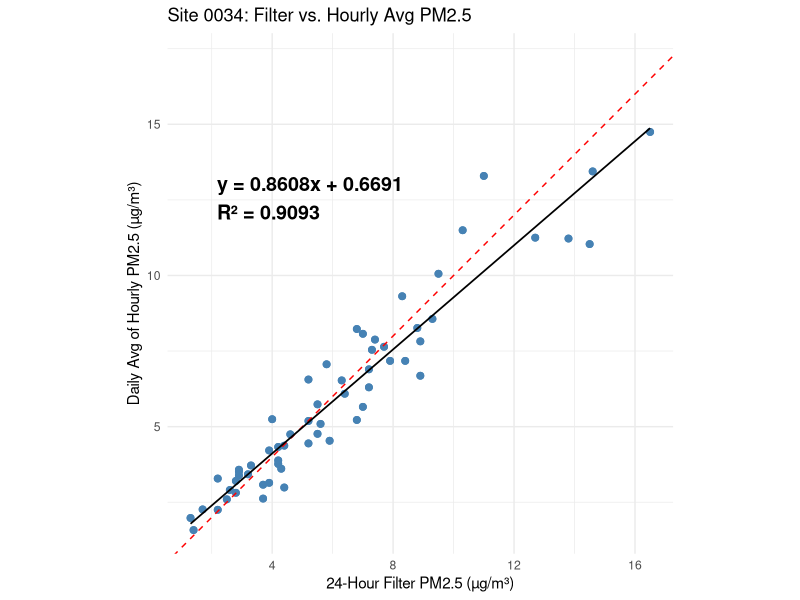
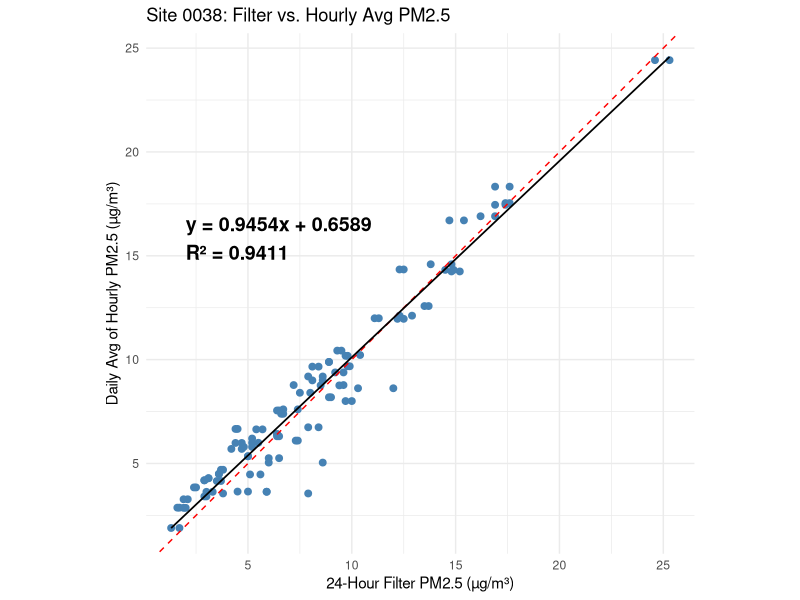
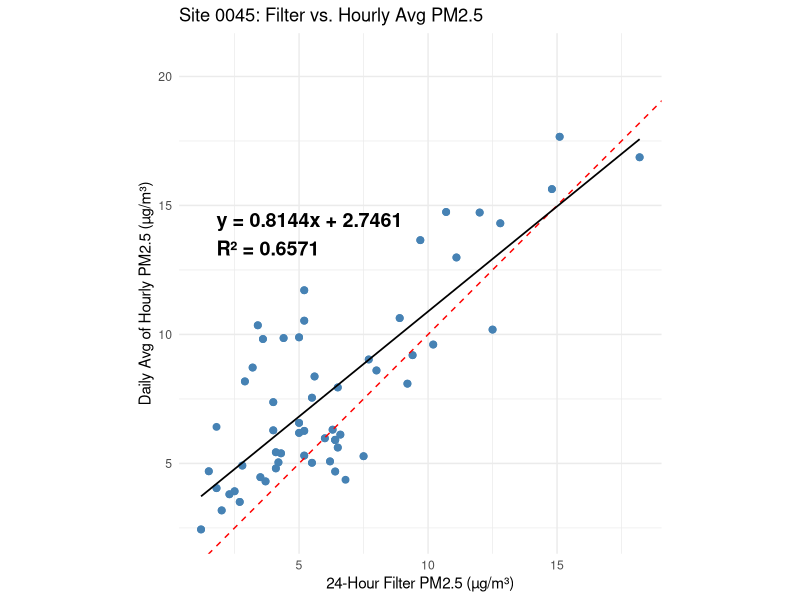
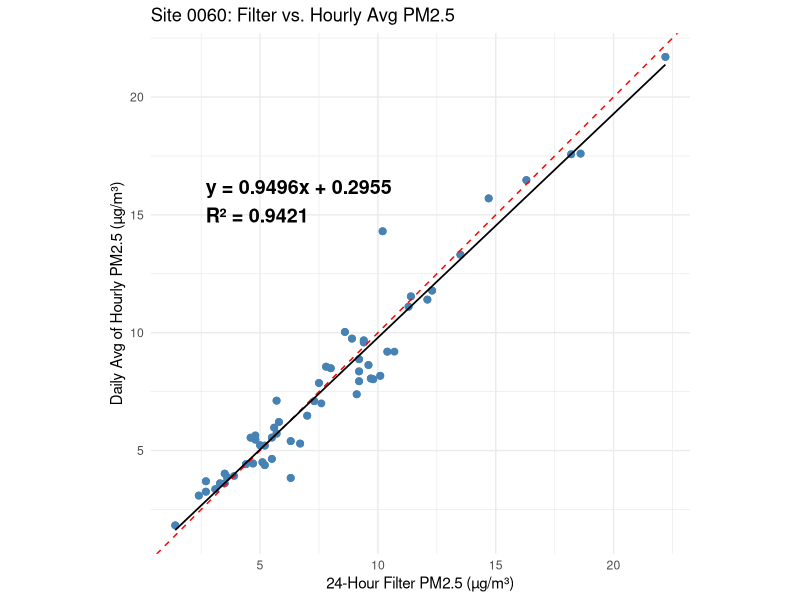
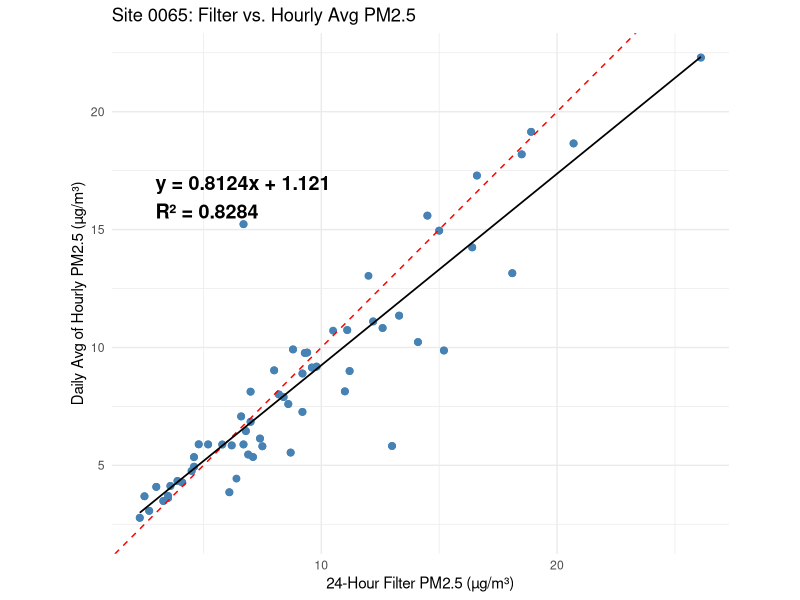
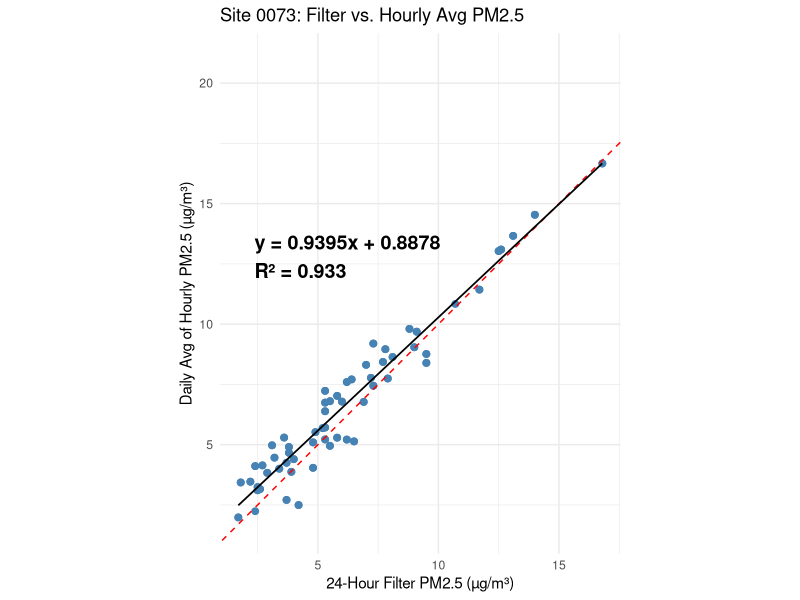
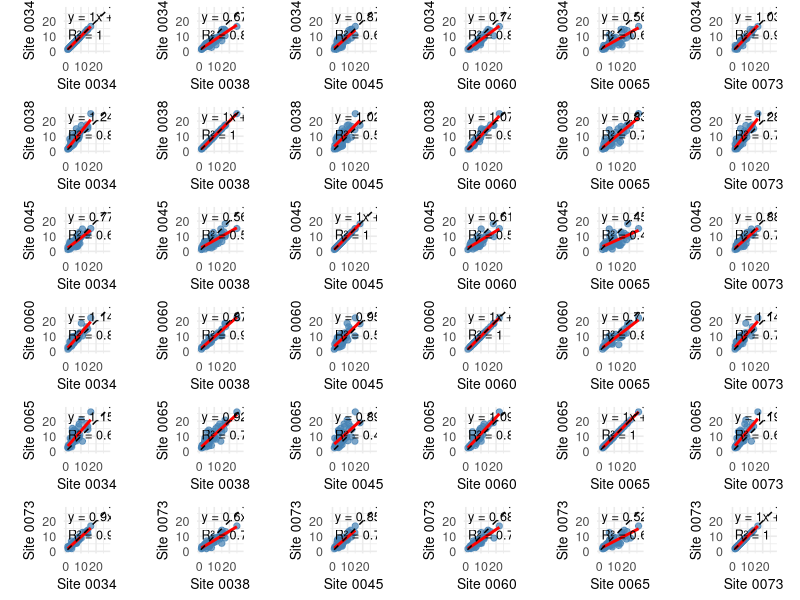

Generate these figures, in order, with R:
## ---- chunk 1
knitr::opts_chunk$set(echo = TRUE)
## ---- chunk 2
# Load required library
library(readr)
library(dplyr)

# Step 1: Read in Site 0034 
df_0034 <- read_csv("epa_pm25_site_0034.csv")

# Preview structure
glimpse(df_0034)

# Select only 24-hour data
df_0034_24hr <- df_0034 %>%
  filter(sample_duration == "24 HOUR") %>%
  select(date_local, sample_measurement) %>%
  rename(PM25_0034F = sample_measurement)

# Preview
head(df_0034_24hr)

# Average duplicate entries by date
df_0034_24hr_avg <- df_0034_24hr %>%
  group_by(date_local) %>%
  summarise(PM25_0034F = mean(PM25_0034F, na.rm = TRUE), .groups = "drop")

# Select only 1-hour data
df_0034_1hr <- df_0034 %>%
  filter(sample_duration == "1 HOUR") %>%
  select(date_local, time_local, sample_measurement) %>%
  rename(PM25_0034H = sample_measurement)

head(df_0034_1hr)

# Daily averages from the 1-hour data
df_0034_1hr_avg <- df_0034_1hr %>%
  group_by(date_local) %>%
  summarise(PM25_0034H = mean(PM25_0034H, na.rm = TRUE), .groups = "drop")

## ---- chunk 3
# Load required library
library(readr)
library(dplyr)

# Step 1: Read in Site 0038
df_0038 <- read_csv("epa_pm25_site_0038.csv")

# Preview structure
glimpse(df_0038)

# Filter only 24-hour data
df_0038_24hr <- df_0038 %>%
  filter(sample_duration == "24 HOUR") %>%
  select(date_local, sample_measurement) %>%
  rename(PM25_0038F = sample_measurement)

# Preview
head(df_0038_24hr)

# Average duplicate entries by date
df_0038_24hr_avg <- df_0038 %>%
  filter(sample_duration == "24 HOUR") %>%
  select(date_local, sample_measurement) %>%
  rename(PM25_0038F = sample_measurement) %>%
  group_by(date_local) %>%
  summarise(PM25_0038F = mean(PM25_0038F, na.rm = TRUE), .groups = "drop")

# Filter only 1-hour data
df_0038_1hr <- df_0038 %>%
  filter(sample_duration == "1 HOUR") %>%
  select(date_local, time_local, sample_measurement) %>%
  rename(PM25_0038H = sample_measurement)

head(df_0038_1hr)

# Daily averages from the 1-hour data
df_0038_1hr_avg <- df_0038_1hr %>%
  group_by(date_local) %>%
  summarise(PM25_0038H = mean(PM25_0038H, na.rm = TRUE), .groups = "drop")
## ---- chunk 4

# Load required library
library(readr)
library(dplyr)

# Read in Site 0045
df_0045 <- read_csv("epa_pm25_site_0045.csv")

# Preview structure
glimpse(df_0045)

# Filter only 24-hour data
df_0045_24hr <- df_0045 %>%
  filter(sample_duration == "24 HOUR") %>%
  select(date_local, sample_measurement) %>%
  rename(PM25_0045F = sample_measurement)

head(df_0045_24hr)

# Average duplicate entries by date
df_0045_24hr_avg <- df_0045 %>%
  filter(sample_duration == "24 HOUR") %>%
  select(date_local, sample_measurement) %>%
  rename(PM25_0045F = sample_measurement) %>%
  group_by(date_local) %>%
  summarise(PM25_0045F = mean(PM25_0045F, na.rm = TRUE), .groups = "drop")

# Filter only 1-hour data
df_0045_1hr <- df_0045 %>%
  filter(sample_duration == "1 HOUR") %>%
  select(date_local, time_local, sample_measurement) %>%
  rename(PM25_0045H = sample_measurement)

head(df_0045_1hr)

# Daily averages from the 1-hour data
df_0045_1hr_avg <- df_0045_1hr %>%
  group_by(date_local) %>%
  summarise(PM25_0045H = mean(PM25_0045H, na.rm = TRUE), .groups = "drop")
## ---- chunk 5
# Load required library
library(readr)
library(dplyr)

# Step 1: Read in Site 0060 separately
df_0060 <- read_csv("epa_pm25_site_0060.csv")

# Preview structure
glimpse(df_0060)

# Filter only 24-hour data
df_0060_24hr <- df_0060 %>%
  filter(sample_duration == "24 HOUR") %>%
  select(date_local, sample_measurement) %>%
  rename(PM25_0060F = sample_measurement)

head(df_0060_24hr)

# Average duplicate entries by date
df_0060_24hr_avg <- df_0060 %>%
  filter(sample_duration == "24 HOUR") %>%
  select(date_local, sample_measurement) %>%
  rename(PM25_0060F = sample_measurement) %>%
  group_by(date_local) %>%
  summarise(PM25_0060F = mean(PM25_0060F, na.rm = TRUE), .groups = "drop")

# Filter only 1-hour data
df_0060_1hr <- df_0060 %>%
  filter(sample_duration == "1 HOUR") %>%
  select(date_local, time_local, sample_measurement) %>%
  rename(PM25_0060H = sample_measurement)

head(df_0060_1hr)

# Daily averages from the 1-hour data
df_0060_1hr_avg <- df_0060_1hr %>%
  group_by(date_local) %>%
  summarise(PM25_0060H = mean(PM25_0060H, na.rm = TRUE), .groups = "drop")
## ---- chunk 6
# Load required library
library(readr)
library(dplyr)

# Step 1: Read in Site 0065 separately
df_0065 <- read_csv("epa_pm25_site_0065.csv")

# Preview structure
glimpse(df_0065)

# Filter only 24-hour data
df_0065_24hr <- df_0065 %>%
  filter(sample_duration == "24 HOUR") %>%
  select(date_local, sample_measurement) %>%
  rename(PM25_0065F = sample_measurement)

head(df_0065_24hr)

# Average duplicate entries by date

df_0065_24hr_avg <- df_0065 %>%
  filter(sample_duration == "24 HOUR") %>%
  select(date_local, sample_measurement) %>%
  rename(PM25_0065F = sample_measurement) %>%
  group_by(date_local) %>%
  summarise(PM25_0065F = mean(PM25_0065F, na.rm = TRUE), .groups = "drop")

# Filter only 1-hour data
df_0065_1hr <- df_0065 %>%
  filter(sample_duration == "1 HOUR") %>%
  select(date_local, time_local, sample_measurement) %>%
  rename(PM25_0065H = sample_measurement)

head(df_0065_1hr)

# Daily averages from the 1-hour data
df_0065_1hr_avg <- df_0065_1hr %>%
  group_by(date_local) %>%
  summarise(PM25_0065H = mean(PM25_0065H, na.rm = TRUE), .groups = "drop")
## ---- chunk 7
# Load required library
library(readr)
library(dplyr)

# Read in Site 0073
df_0073 <- read_csv("epa_pm25_site_0073.csv")

# Preview structure
glimpse(df_0073)

# Filter only 24-hour data
df_0073_24hr <- df_0073 %>%
  filter(sample_duration == "24 HOUR") %>%
  select(date_local, sample_measurement) %>%
  rename(PM25_0073F = sample_measurement)

head(df_0073_24hr)

# Average duplicate entries by date

df_0073_24hr_avg <- df_0073 %>%
  filter(sample_duration == "24 HOUR") %>%
  select(date_local, sample_measurement) %>%
  rename(PM25_0073F = sample_measurement) %>%
  group_by(date_local) %>%
  summarise(PM25_0073F = mean(PM25_0073F, na.rm = TRUE), .groups = "drop")

# Filter only 1-hour data
df_0073_1hr <- df_0073 %>%
  filter(sample_duration == "1 HOUR") %>%
  select(date_local, time_local, sample_measurement) %>%
  rename(PM25_0073H = sample_measurement)

head(df_0073_1hr)

# Daily averages from the 1-hour data
df_0073_1hr_avg <- df_0073_1hr %>%
  group_by(date_local) %>%
  summarise(PM25_0073H = mean(PM25_0073H, na.rm = TRUE), .groups = "drop")


## ---- chunk 8
library(purrr)
library(purrr)  # <-- add this if not already loaded

df_filter_all <- reduce(
  list(df_0034_24hr, df_0038_24hr, df_0045_24hr, df_0060_24hr, df_0065_24hr, df_0073_24hr),
  full_join,
  by = "date_local"
)

head(df_filter_all)
## ---- chunk 9
df_hourly_all <- reduce(
  list(df_0034_1hr_avg, df_0038_1hr_avg, df_0045_1hr_avg, df_0060_1hr_avg, df_0065_1hr_avg, df_0073_1hr_avg),
  full_join,
  by = "date_local"
)

head(df_hourly_all)
## ---- chunk 10
library(dplyr)
library(tibble)
library(purrr)

# Replace with the actual full date range in your data
all_dates <- tibble(date_local = seq.Date(
  from = as.Date("2024-11-01"),
  to = as.Date("2025-05-31"),
  by = "day"
))

# Site 0034
df_0034_24hr_full <- left_join(all_dates, df_0034_24hr, by = "date_local")
df_0034_1hr_full  <- left_join(all_dates, df_0034_1hr,  by = "date_local")

# Site 0038
df_0038_24hr_full <- left_join(all_dates, df_0038_24hr, by = "date_local")
df_0038_1hr_full  <- left_join(all_dates, df_0038_1hr,  by = "date_local")

# Site 0045
df_0045_24hr_full <- left_join(all_dates, df_0045_24hr, by = "date_local")
df_0045_1hr_full  <- left_join(all_dates, df_0045_1hr,  by = "date_local")

# Site 0060
df_0060_24hr_full <- left_join(all_dates, df_0060_24hr, by = "date_local")
df_0060_1hr_full  <- left_join(all_dates, df_0060_1hr,  by = "date_local")

# Site 0065
df_0065_24hr_full <- left_join(all_dates, df_0065_24hr, by = "date_local")
df_0065_1hr_full  <- left_join(all_dates, df_0065_1hr,  by = "date_local")

# Site 0073
df_0073_24hr_full <- left_join(all_dates, df_0073_24hr, by = "date_local")
df_0073_1hr_full  <- left_join(all_dates, df_0073_1hr,  by = "date_local")


## ---- chunk 11

library(dplyr)

df_combined <- all_dates %>%
  left_join(df_0034_24hr,    by = "date_local") %>%
  left_join(df_0034_1hr_avg, by = "date_local") %>%
  left_join(df_0038_24hr,    by = "date_local") %>%
  left_join(df_0038_1hr_avg, by = "date_local") %>%
  left_join(df_0045_24hr,    by = "date_local") %>%
  left_join(df_0045_1hr_avg, by = "date_local") %>%
  left_join(df_0060_24hr,    by = "date_local") %>%
  left_join(df_0060_1hr_avg, by = "date_local") %>%
  left_join(df_0065_24hr,    by = "date_local") %>%
  left_join(df_0065_1hr_avg, by = "date_local") %>%
  left_join(df_0073_24hr,    by = "date_local") %>%
  left_join(df_0073_1hr_avg, by = "date_local")

# result
glimpse(df_combined)
summary(df_combined)
  
## ---- chunk 12
library(ggplot2)

# Plot for Site 0034
model_0034 <- lm(PM25_0034H ~ PM25_0034F, data = df_combined)
summary_0034 <- summary(model_0034)
r_squared_0034 <- round(summary_0034$r.squared, 4)
intercept_0034 <- round(coef(model_0034)[1], 4)
slope_0034 <- round(coef(model_0034)[2], 4)
label_0034 <- paste0("y = ", slope_0034, "x + ", intercept_0034, "\nR² = ", r_squared_0034)

x_pos <- quantile(df_combined$PM25_0034F, 0.05, na.rm = TRUE)  # 5th percentile for x
y_pos <- quantile(df_combined$PM25_0034H, 0.95, na.rm = TRUE)  # 95th percentile for y

ggplot(df_combined, aes(x = PM25_0034F, y = PM25_0034H)) +
  geom_point(color = "steelblue", size = 2) +
  geom_abline(slope = 1, intercept = 0, linetype = "dashed", color = "red") +
  geom_smooth(method = "lm", se = FALSE, color = "black", linewidth = 0.6) +
  annotate("text", x = x_pos, y = y_pos, label = label_0034, hjust = 0, vjust = 1, size = 5, fontface = "bold") +
  labs(title = "Site 0034: Filter vs. Hourly Avg PM2.5", x = "24-Hour Filter PM2.5 (µg/m³)", y = "Daily Avg of Hourly PM2.5 (µg/m³)") +
  coord_fixed() + theme_minimal()


# Plot for Site 0038
model_0038 <- lm(PM25_0038H ~ PM25_0038F, data = df_combined)
summary_0038 <- summary(model_0038)
r_squared_0038 <- round(summary_0038$r.squared, 4)
intercept_0038 <- round(coef(model_0038)[1], 4)
slope_0038 <- round(coef(model_0038)[2], 4)
label_0038 <- paste0("y = ", slope_0038, "x + ", intercept_0038, "\nR² = ", r_squared_0038)

x_pos <- quantile(df_combined$PM25_0038F, 0.05, na.rm = TRUE)
y_pos <- quantile(df_combined$PM25_0038H, 0.95, na.rm = TRUE)

ggplot(df_combined, aes(x = PM25_0038F, y = PM25_0038H)) +
  geom_point(color = "steelblue", size = 2) +
  geom_abline(slope = 1, intercept = 0, linetype = "dashed", color = "red") +
  geom_smooth(method = "lm", se = FALSE, color = "black", linewidth = 0.6) +
  annotate("text", x = x_pos, y = y_pos, label = label_0038, hjust = 0, vjust = 1, size = 5, fontface = "bold") +
  labs(title = "Site 0038: Filter vs. Hourly Avg PM2.5", x = "24-Hour Filter PM2.5 (µg/m³)", y = "Daily Avg of Hourly PM2.5 (µg/m³)") +
  coord_fixed() + theme_minimal()

# Plot for Site 0045
model_0045 <- lm(PM25_0045H ~ PM25_0045F, data = df_combined)
summary_0045 <- summary(model_0045)
r_squared_0045 <- round(summary_0045$r.squared, 4)
intercept_0045 <- round(coef(model_0045)[1], 4)
slope_0045 <- round(coef(model_0045)[2], 4)
label_0045 <- paste0("y = ", slope_0045, "x + ", intercept_0045, "\nR² = ", r_squared_0045)

x_pos_0045 <- quantile(df_combined$PM25_0045F, 0.05, na.rm = TRUE)
y_pos_0045 <- quantile(df_combined$PM25_0045H, 0.95, na.rm = TRUE)

ggplot(df_combined, aes(x = PM25_0045F, y = PM25_0045H)) +
  geom_point(color = "steelblue", size = 2) +
  geom_abline(slope = 1, intercept = 0, linetype = "dashed", color = "red") +
  geom_smooth(method = "lm", se = FALSE, color = "black", linewidth = 0.6) +
  annotate("text", x = x_pos_0045, y = y_pos_0045, label = label_0045, hjust = 0, vjust = 1, size = 5, fontface = "bold") +
  labs(title = "Site 0045: Filter vs. Hourly Avg PM2.5", x = "24-Hour Filter PM2.5 (µg/m³)", y = "Daily Avg of Hourly PM2.5 (µg/m³)") +
  coord_fixed() + theme_minimal()

# Plot for Site 0060
model_0060 <- lm(PM25_0060H ~ PM25_0060F, data = df_combined)
summary_0060 <- summary(model_0060)
r_squared_0060 <- round(summary_0060$r.squared, 4)
intercept_0060 <- round(coef(model_0060)[1], 4)
slope_0060 <- round(coef(model_0060)[2], 4)
label_0060 <- paste0("y = ", slope_0060, "x + ", intercept_0060, "\nR² = ", r_squared_0060)

x_pos_0060 <- quantile(df_combined$PM25_0060F, 0.05, na.rm = TRUE)
y_pos_0060 <- quantile(df_combined$PM25_0060H, 0.95, na.rm = TRUE)

ggplot(df_combined, aes(x = PM25_0060F, y = PM25_0060H)) +
  geom_point(color = "steelblue", size = 2) +
  geom_abline(slope = 1, intercept = 0, linetype = "dashed", color = "red") +
  geom_smooth(method = "lm", se = FALSE, color = "black", linewidth = 0.6) +
  annotate("text", x = x_pos_0060, y = y_pos_0060, label = label_0060, hjust = 0, vjust = 1, size = 5, fontface = "bold") +
  labs(title = "Site 0060: Filter vs. Hourly Avg PM2.5", x = "24-Hour Filter PM2.5 (µg/m³)", y = "Daily Avg of Hourly PM2.5 (µg/m³)") +
  coord_fixed() + theme_minimal()

# Plot for Site 0065
model_0065 <- lm(PM25_0065H ~ PM25_0065F, data = df_combined)
summary_0065 <- summary(model_0065)
r_squared_0065 <- round(summary_0065$r.squared, 4)
intercept_0065 <- round(coef(model_0065)[1], 4)
slope_0065 <- round(coef(model_0065)[2], 4)
label_0065 <- paste0("y = ", slope_0065, "x + ", intercept_0065, "\nR² = ", r_squared_0065)

x_pos_0065 <- quantile(df_combined$PM25_0065F, 0.05, na.rm = TRUE)
y_pos_0065 <- quantile(df_combined$PM25_0065H, 0.95, na.rm = TRUE)

ggplot(df_combined, aes(x = PM25_0065F, y = PM25_0065H)) +
  geom_point(color = "steelblue", size = 2) +
  geom_abline(slope = 1, intercept = 0, linetype = "dashed", color = "red") +
  geom_smooth(method = "lm", se = FALSE, color = "black", linewidth = 0.6) +
  annotate("text", x = x_pos_0065, y = y_pos_0065, label = label_0065, hjust = 0, vjust = 1, size = 5, fontface = "bold") +
  labs(title = "Site 0065: Filter vs. Hourly Avg PM2.5", x = "24-Hour Filter PM2.5 (µg/m³)", y = "Daily Avg of Hourly PM2.5 (µg/m³)") +
  coord_fixed() + theme_minimal()

# Plot for Site 0073
model_0073 <- lm(PM25_0073H ~ PM25_0073F, data = df_combined)
summary_0073 <- summary(model_0073)
r_squared_0073 <- round(summary_0073$r.squared, 4)
intercept_0073 <- round(coef(model_0073)[1], 4)
slope_0073 <- round(coef(model_0073)[2], 4)
label_0073 <- paste0("y = ", slope_0073, "x + ", intercept_0073, "\nR² = ", r_squared_0073)

x_pos_0073 <- quantile(df_combined$PM25_0073F, 0.05, na.rm = TRUE)
y_pos_0073 <- quantile(df_combined$PM25_0073H, 0.95, na.rm = TRUE)

ggplot(df_combined, aes(x = PM25_0073F, y = PM25_0073H)) +
  geom_point(color = "steelblue", size = 2) +
  geom_abline(slope = 1, intercept = 0, linetype = "dashed", color = "red") +
  geom_smooth(method = "lm", se = FALSE, color = "black", linewidth = 0.6) +
  annotate("text", x = x_pos_0073, y = y_pos_0073, label = label_0073, hjust = 0, vjust = 1, size = 5, fontface = "bold") +
  labs(title = "Site 0073: Filter vs. Hourly Avg PM2.5", x = "24-Hour Filter PM2.5 (µg/m³)", y = "Daily Avg of Hourly PM2.5 (µg/m³)") +
  coord_fixed() + theme_minimal()

## ---- chunk 13
summary_df <- data.frame(
  Site = c("0034", "0038", "0045", "0060", "0065", "0073"),
  Slope = c(slope_0034, slope_0038, slope_0045, slope_0060, slope_0065, slope_0073),
  Intercept = c(intercept_0034, intercept_0038, intercept_0045, intercept_0060, intercept_0065, intercept_0073),
  R2 = c(r_squared_0034, r_squared_0038, r_squared_0045, r_squared_0060, r_squared_0065, r_squared_0073)
)
summary_df
## ---- chunk 14

# Load necessary libraries
library(dplyr)
library(tidyr)
library(ggplot2)
library(gridExtra)

# List of site numbers and their corresponding dataframes
site_dfs <- list(
  "0034" = df_0034,
  "0038" = df_0038,
  "0045" = df_0045,
  "0060" = df_0060,
  "0065" = df_0065,
  "0073" = df_0073
)

# Create a combined daily average dataframe
epa_24hr_clean <- bind_rows(
  lapply(names(site_dfs), function(site) {
    df <- site_dfs[[site]]
    df %>%
      filter(sample_duration == "24 HOUR") %>%
      group_by(date_local) %>%
      summarise(pm25 = mean(sample_measurement, na.rm = TRUE), .groups = "drop") %>%
      mutate(site_number = site, date = as.Date(date_local)) %>%
      select(date, site_number, pm25)
  })
)

# Prepare and reshape the data into wide format
epa_wide <- epa_24hr_clean %>%
  select(date, site_number, pm25) %>%
  mutate(site_number = as.character(site_number)) %>%
  pivot_wider(names_from = site_number, values_from = pm25, values_fn = mean) %>%
  filter(rowSums(is.na(across(-date))) < 3)

# Set up plotting variables
site_names <- sort(setdiff(names(epa_wide), "date"))
n_sites <- length(site_names)
axis_min <- 0
axis_max <- 28

# Create matrix of plots
plot_matrix <- vector("list", n_sites * n_sites)

for (i in seq_len(n_sites)) {
  for (j in seq_len(n_sites)) {
    x_site <- site_names[j]
    y_site <- site_names[i]
    index <- (i - 1) * n_sites + j

    df_pair <- epa_wide %>%
      select(x = all_of(x_site), y = all_of(y_site)) %>%
      filter(!is.na(x) & !is.na(y))

    if (nrow(df_pair) > 2) {
      model <- lm(y ~ x, data = df_pair)
      r2 <- summary(model)$r.squared
      coef_vals <- coef(model)
      eq_label <- paste0("y = ", round(coef_vals[2], 2), "x + ", round(coef_vals[1], 2), 
                         "\nR² = ", round(r2, 2))
    } else {
      eq_label <- "Not enough data"
    }

    p <- ggplot(df_pair, aes(x = x, y = y)) +
      geom_point(color = "steelblue", alpha = 0.7, size = 1.8) +
      geom_smooth(method = "lm", se = FALSE, color = "red", linewidth = 1) +
      geom_abline(slope = 1, intercept = 0, linetype = "dashed") +
      coord_fixed(xlim = c(axis_min, axis_max), ylim = c(axis_min, axis_max)) +
      labs(
        x = paste("Site", x_site),
        y = paste("Site", y_site)
      ) +
      annotate("text", x = axis_min + 1.5, y = axis_max - 1.5, label = eq_label,
               hjust = 0, vjust = 1, size = 3.2) +
      theme_minimal(base_size = 12) +
      theme(
        axis.title = element_text(size = 10),
        axis.text = element_text(size = 9),
        plot.margin = margin(5, 5, 5, 5)
      )

    plot_matrix[[index]] <- p
  }
}

# Display the full 6x6 grid of comparisons
grid_plot <- grid.arrange(grobs = plot_matrix, ncol = n_sites, nrow = n_sites)
print(grid_plot)

## ---- chunk 15
# Combine all 24-hour filter data
df_combined_24hr <- all_dates %>%
  left_join(df_0034_24hr, by = "date_local") %>%
  left_join(df_0038_24hr, by = "date_local") %>%
  left_join(df_0045_24hr, by = "date_local") %>%
  left_join(df_0060_24hr, by = "date_local") %>%
  left_join(df_0065_24hr, by = "date_local") %>%
  left_join(df_0073_24hr, by = "date_local")
## ---- chunk 16
# Load libraries
library(dplyr)
library(geosphere)  # For distHaversine
library(tidyr)

# Create a dataframe with site IDs and their coordinates
site_coords <- data.frame(
  Site = c("0034", "0038", "0045", "0060", "0065", "0073"),
  Latitude = c(mean(df_0034$latitude, na.rm = TRUE),
               mean(df_0038$latitude, na.rm = TRUE),
               mean(df_0045$latitude, na.rm = TRUE),
               mean(df_0060$latitude, na.rm = TRUE),
               mean(df_0065$latitude, na.rm = TRUE),
               mean(df_0073$latitude, na.rm = TRUE)),
  Longitude = c(mean(df_0034$longitude, na.rm = TRUE),
                mean(df_0038$longitude, na.rm = TRUE),
                mean(df_0045$longitude, na.rm = TRUE),
                mean(df_0060$longitude, na.rm = TRUE),
                mean(df_0065$longitude, na.rm = TRUE),
                mean(df_0073$longitude, na.rm = TRUE))
)

# Create a distance matrix (in km) using geosphere::distHaversine
distance_matrix <- outer(
  1:nrow(site_coords), 
  1:nrow(site_coords), 
  Vectorize(function(i, j) {
    distHaversine(site_coords[i, c("Longitude", "Latitude")], 
                  site_coords[j, c("Longitude", "Latitude")]) / 1000  # Convert to km
  })
)

# Add row and column names
rownames(distance_matrix) <- site_coords$Site
colnames(distance_matrix) <- site_coords$Site

# Convert to long format (including self-pairs)
site_distances <- as.data.frame(as.table(distance_matrix)) %>%
  rename(Site1 = Var1, Site2 = Var2, Distance_km = Freq) %>%
  mutate(
    Site1 = as.character(Site1),
    Site2 = as.character(Site2)
  )

# View result
print(site_distances)
## ---- chunk 17


## ---- chunk 18
